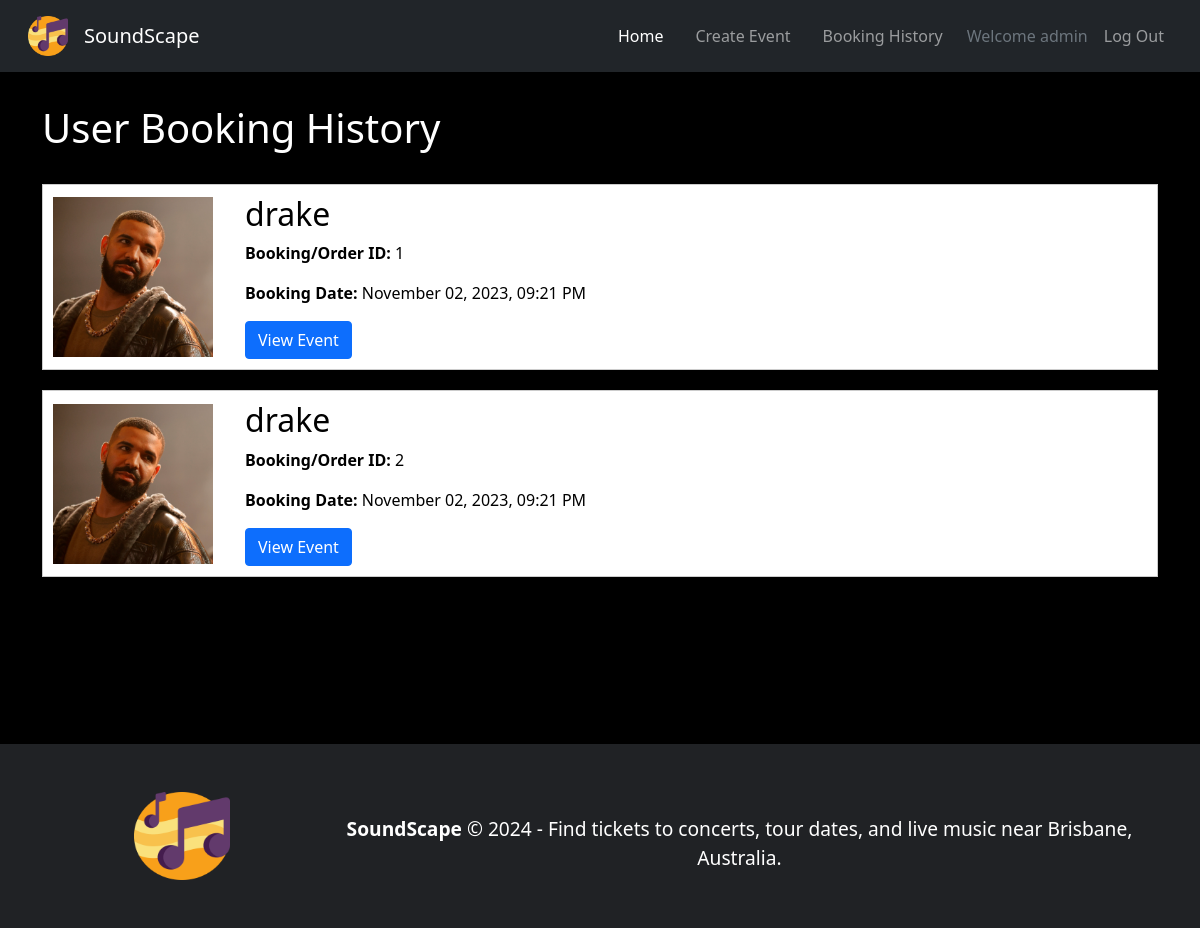
The page /events/booking-history (signed in) on the database its author committed.
### soundscape/models.py (models this page shows, shortened)
class User(db.Model, UserMixin):
    __tablename__ = 'users'
    id = db.Column(db.Integer, primary_key=True)
    username = db.Column(db.String(100))
    email = db.Column(db.String(100))
    pass_hash = db.Column(db.String(255))

class Booking(db.Model):
    __tablename__ = 'bookings'
    id = db.Column(db.Integer, primary_key=True)
    user_id = db.Column(db.Integer, db.ForeignKey('users.id'))
    user = db.relationship('User', backref='bookings', lazy=True)
    event_id = db.Column(db.Integer, db.ForeignKey('events.id'))
    event = db.relationship('Event', backref='bookings', lazy=True)
    type = db.Column(db.String(20))
    quantity = db.Column(db.Integer)
    booking_date = db.Column(db.DateTime, default=datetime.now())

class Event(db.Model):
    __tablename__ = 'events'
    id = db.Column(db.Integer, primary_key=True)
    title = db.Column(db.String(50))
    description = db.Column(db.String(400))
    image = db.Column(db.String(400))
    venue = db.Column(db.String(100))
    date = db.Column(db.Date, default=datetime.now())
    status = db.Column(db.String(50))
    price = db.Column(db.Float)
    genre = db.Column(db.String(100))
    start_time = db.Column(db.Time)
    end_time = db.Column(db.Time)
    tickets_available = db.Column(db.Integer)

### soundscape/events.py (the view)
@destbp.route('/booking-history')
@login_required
def booking_history():
    bookings = Booking.query.filter_by(user_id=current_user.id).all()
    return render_template('booking_history.html', bookings=bookings)

### soundscape/templates/booking_history.html (shortened to what this page needs)
{% extends 'base.html' %}
{% block content %}
<main>
  <div class="container booking-history">
      <h1>User Booking History</h1>
      {% if not bookings %}
        <h1><strong>You have no bookings!</strong></h1>
      {% else %}
      <div class="booking-history">
          {% for booking in bookings %}
          <div class="event-entry">
              <img src="{{ booking.event.image }}" alt="Event Image" class="event-image">
              <div class="booking-info">
                  <h2>{{ booking.event.title }}</h2>
                  <p><strong>Booking/Order ID:</strong> {{ booking.id }}</p>
                  <p><strong>Booking Date:</strong> {{ booking.booking_date.strftime('%B %d, %Y, %I:%M %p') }}</p>
                  <a href="{{ url_for('event.show', id=booking.event.id) }}" class="btn btn-primary">View Event</a>
              </div>
          </div>
          {% endfor %}
      </div>
      {% endif %}
  </div>
</main>
{% endblock %}

### soundscape/templates/base.html (shortened to what this page needs)
<!DOCTYPE html>
<html lang="en">
<head>
  <link href="https://cdn.jsdelivr.net/npm/bootstrap@5.1.3/dist/css/bootstrap.min.css" rel="stylesheet">
  <link rel="stylesheet" href="{{ url_for('static', filename='css/styles.css') }}">
</head>
<body class="index-bg">
  <nav class="navbar navbar-expand-lg navbar-dark bg-dark p-3">
    <div class="container-fluid">
      <img class="nav-logo" src="{{ url_for('static', filename='img/music-notes.png') }}">
      <a class="navbar-brand" href="/">SoundScape</a>
      <div class="collapse navbar-collapse" id="navbarNavDropdown">
        <ul class="navbar-nav ms-auto">
          <li class="nav-item">
            <a class="nav-link mx-2 active" href="{{ url_for('main.index') }}">Home</a>
          </li>
          <li class="nav-item">
            <a class="nav-link mx-2" href="{{ url_for('event.create') }}">Create Event</a>
          </li>
          <li class="nav-item">
            <a class="nav-link mx-2" href="{{ url_for('event.booking_history') }}">Booking History</a>
          </li>
          {% if current_user.is_authenticated %}
          <li class="nav-item">
            <a class="nav-item nav-link disabled text-muted" href="/">Welcome <span>{{current_user.username}}</span></a>
          </li>
          <li class="nav-item">
            <a class="nav-item nav-link" href="{{ url_for('auth.logout') }}">Log Out</a>
          </li>
          {% endif %}
        </ul>
      </div>
    </div>
  </nav>
  {% block content %}
  {% endblock %}
  <footer class="text-center text-lg-start text-white">
    <div class="container p-4">
        <section>
            <div class="row align-items-center">
                <div class="col-12 col-md-3 col-lg-3 col-xl-3 mb-4 text-center">
                    <img class="footer-logo" src="{{ url_for('static', filename='img/music-notes.png') }}">
                </div>
                <div class="col-12 col-md-9 col-lg-9 col-xl-9 mt-3 text-center">
                    <p class="footer-text mb-0 font-weight-bold"><span style="font-weight: bold;">SoundScape</span> &copy; {{ year }} - Find tickets to concerts, tour dates, and live music near Brisbane, Australia.
                    </p>
                </div>
            </div>
        </section>
    </div>
</footer>
</body>
</html>

### soundscape/static/css/styles.css (style rules this page uses)
html, body { background-image: url('static/img/crowd.jpg'); background-size: cover; background-repeat: no-repeat; background-attachment: fixed; height: 100%; width: 100%; margin: 0; background-color: #000000; }
footer { background-color: #202225; position: relative; }
span { font-weight: 500; }
.nav-logo { width: 3.5rem; padding-right: 1rem; }
.footer-logo { width: 6rem; height: 7rem; padding-top: 1.5rem; }
.footer-text { font-size: 1.2rem; }
.index-bg { color: #fff; background-image: url('https://images.unsplash.com/photo-1573152958734-1922c188fba3?ixlib=rb-4.0.3&ixid=M3wxMjA3fDB8MHxzZWFyY2h8NHx8Y29uY2VydCUyMGNyb3dkfGVufDB8fDB8fHww&w=1000&q=80'); height: auto; background-position: center; background-repeat: no-repeat; background-size: cover; position: relative; }
.index-bg::before { content: ""; position: absolute; top: 0; left: 0; height: 100%; width: 100%; margin: 0; background-color: rgba(0, 0, 0, 0.5); pointer-events: none; z-index: -1; }
.navbar-brand { font-weight: 500; }
.booking-history { margin-top: 2rem; min-height: 70vh; }
.event-entry { color: #000; border: 1px solid #ccc; background-color: #fff; padding: 10px; margin-bottom: 20px; display: flex; align-items: center; }
.event-image { max-width: 10rem; max-height: 10rem; margin-right: 2rem; }
.booking-info { flex-grow: 1; }

### rows shown on the page
User: username "admin"
Booking: event.image (picture), event "drake", id "1", booking_date "November 02, 2023, 09:21 PM"
Booking: event.image (picture), event "drake", id "2", booking_date "November 02, 2023, 09:21 PM"
